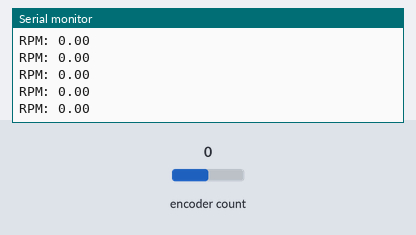
Recording of a sketch running on a simulated Arduino Uno, built with avr-gcc and run on an emulated ATmega328P. Parts: the last lines printed to the serial monitor. Inputs (shaded band) come from the test bench; at power-on: encoder count 0.

Above: at 1.2 s.
1.3 s: encoder count set to 1
At 1.31 s:
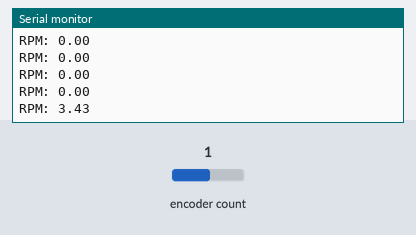
2.8 s: encoder count set to 0
At 2.81 s:
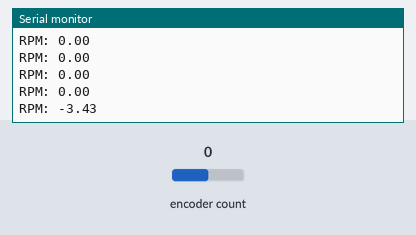
Timing chart, 0 to 5.8 s (numbered marks = the images above; inputs shaded):
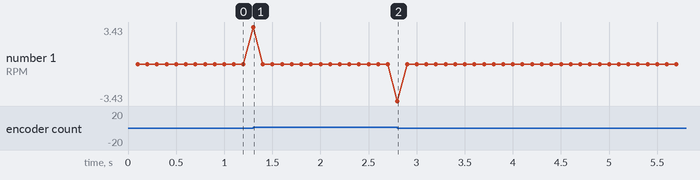

Measured:
- after the input at 1.3 s, the serial monitor: prints a new line at once (image 1)
- after the input at 2.8 s, the serial monitor: prints a new line at once (image 2)

The sketch:

encoder_ticks.ino
```cpp
#include <Encoder.h>

#define ENCODER_PIN_A 10
#define ENCODER_PIN_B 11
#define PULSES_PER_REV 700
// #define motorpwm 10
// #define motordir 9

Encoder myEnc(ENCODER_PIN_A, ENCODER_PIN_B);

volatile long prevTicks = 0;
unsigned long prevTime = 0;
float rpm = 0;

void setup() {
    Serial.begin(9600);
    prevTime = millis();  // Store initial time
}

void loop() {
    unsigned long currentTime = millis();
    long currentTicks = myEnc.read();

    // Calculate RPM every 100ms (0.1 sec)
    if (currentTime - prevTime >= 100) {
        long tickDifference = currentTicks - prevTicks;
        rpm = (tickDifference / (float)PULSES_PER_REV) * 600.0;  // Convert to RPM

        Serial.print("RPM: ");
        Serial.println(rpm);

        prevTicks = currentTicks;
        prevTime = currentTime;
    }
}
```
